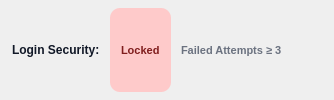
           <widget class="QFrame" name="securityLegendFrame">
            <property name="styleSheet">
             <string notr="true">QFrame#securityLegendFrame { background-color: white; border: 1px solid #e5e7eb; border-radius: 8px; }</string>
            </property>
            <layout class="QHBoxLayout" name="securityLegendLayout">
             <property name="spacing">
              <number>10</number>
             </property>
             <property name="leftMargin">
              <number>12</number>
             </property>
             <property name="topMargin">
              <number>8</number>
             </property>
             <property name="rightMargin">
              <number>12</number>
             </property>
             <property name="bottomMargin">
              <number>8</number>
             </property>
             <item>
              <widget class="QLabel" name="securityLegendTitle">
               <property name="styleSheet">
                <string notr="true">color: #111827; font-size: 12px; font-weight: 600; background: transparent;</string>
               </property>
               <property name="text">
                <string>Login Security:</string>
               </property>
              </widget>
             </item>
             <item>
              <widget class="QLabel" name="securityLegendLockedBadge">
               <property name="styleSheet">
                <string notr="true">background-color: #fecaca; color: #7f1d1d; font-size: 11px; font-weight: 700; padding: 4px 8px; border-radius: 10px;</string>
               </property>
               <property name="text">
                <string>Locked</string>
               </property>
              </widget>
             </item>
             <item>
              <widget class="QLabel" name="securityLegendLockedDesc">
               <property name="styleSheet">
                <string notr="true">color: #6b7280; font-size: 11px; font-weight: 500; background: transparent;</string>
               </property>
               <property name="text">
                <string>Failed Attempts ≥ 3</string>
               </property>
              </widget>
             </item>
             <item>
              <spacer name="securityLegendSpacer">
               <property name="orientation">
                <enum>Qt::Orientation::Horizontal</enum>
               </property>
               <property name="sizeHint" stdset="0">
                <size>
                 <width>40</width>
                 <height>20</height>
                </size>
               </property>
              </spacer>
             </item>
            </layout>
           </widget>
